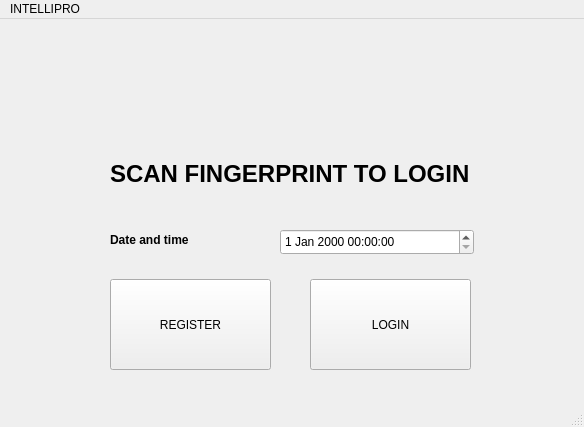
<?xml version="1.0" encoding="UTF-8"?>
<ui version="4.0">
 <class>MainWindow</class>
 <widget class="QMainWindow" name="MainWindow">
  <property name="geometry">
   <rect>
    <x>0</x>
    <y>0</y>
    <width>584</width>
    <height>427</height>
   </rect>
  </property>
  <property name="windowTitle">
   <string>MainWindow</string>
  </property>
  <widget class="QWidget" name="centralwidget">
   <widget class="QPushButton" name="btnregister">
    <property name="geometry">
     <rect>
      <x>110</x>
      <y>260</y>
      <width>161</width>
      <height>91</height>
     </rect>
    </property>
    <property name="text">
     <string>REGISTER</string>
    </property>
   </widget>
   <widget class="QPushButton" name="btnlogin">
    <property name="geometry">
     <rect>
      <x>310</x>
      <y>260</y>
      <width>161</width>
      <height>91</height>
     </rect>
    </property>
    <property name="text">
     <string>LOGIN</string>
    </property>
   </widget>
   <widget class="QLabel" name="labelscreen">
    <property name="geometry">
     <rect>
      <x>110</x>
      <y>109</y>
      <width>361</width>
      <height>91</height>
     </rect>
    </property>
    <property name="font">
     <font>
      <pointsize>18</pointsize>
      <weight>75</weight>
      <bold>true</bold>
     </font>
    </property>
    <property name="text">
     <string>SCAN FINGERPRINT TO LOGIN</string>
    </property>
   </widget>
   <widget class="QDateTimeEdit" name="dateTimeEdit">
    <property name="geometry">
     <rect>
      <x>280</x>
      <y>210</y>
      <width>194</width>
      <height>26</height>
     </rect>
    </property>
   </widget>
   <widget class="QLabel" name="label">
    <property name="geometry">
     <rect>
      <x>110</x>
      <y>210</y>
      <width>101</width>
      <height>21</height>
     </rect>
    </property>
    <property name="font">
     <font>
      <weight>75</weight>
      <bold>true</bold>
     </font>
    </property>
    <property name="text">
     <string>Date and time</string>
    </property>
   </widget>
  </widget>
  <widget class="QMenuBar" name="menubar">
   <property name="geometry">
    <rect>
     <x>0</x>
     <y>0</y>
     <width>584</width>
     <height>24</height>
    </rect>
   </property>
   <widget class="QMenu" name="menuINTELLIPRO">
    <property name="title">
     <string>INTELLIPRO</string>
    </property>
    <addaction name="actionAdd_FingerPrint"/>
   </widget>
   <addaction name="menuINTELLIPRO"/>
  </widget>
  <widget class="QStatusBar" name="statusbar"/>
  <action name="actionAdd_FingerPrint">
   <property name="text">
    <string>Add FingerPrint</string>
   </property>
  </action>
 </widget>
 <resources/>
 <connections/>
</ui>
